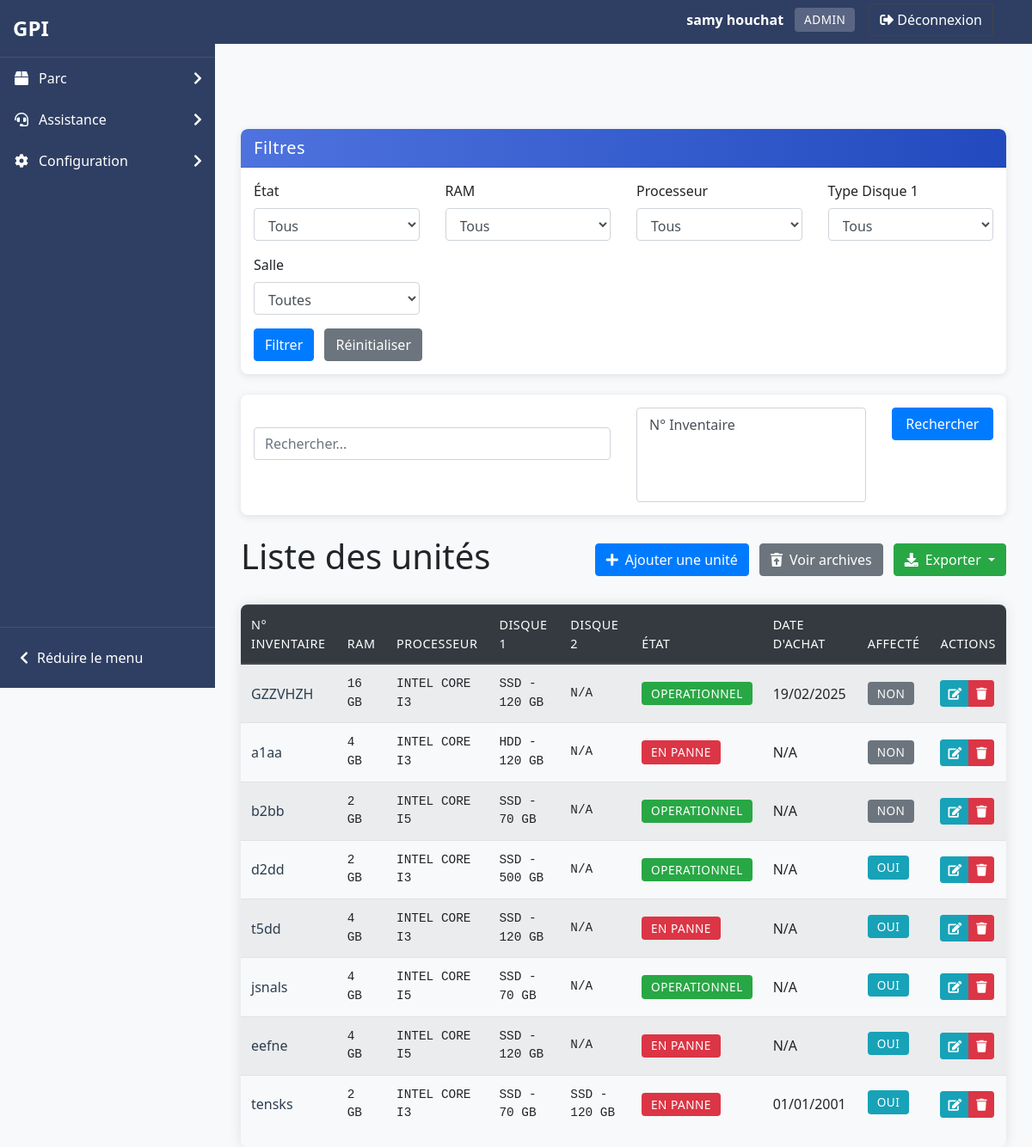
Page /pages/common/Gestion_unit.php (signed in) on the committed database.
### tables this page shows
CREATE TABLE IF NOT EXISTS `users` (
  `id_user` int NOT NULL AUTO_INCREMENT,
  `prenom` varchar(100) NOT NULL,
  `nom` varchar(100) NOT NULL,
  `email` varchar(255) NOT NULL,
  `password` varchar(255) NOT NULL,
  `id_role` int NOT NULL,
  `date_created` timestamp NULL DEFAULT CURRENT_TIMESTAMP,
  `code_utilisateur` varchar(6) DEFAULT NULL,
  PRIMARY KEY (`id_user`),
  UNIQUE KEY `email` (`email`),
  UNIQUE KEY `code_utilisateur` (`code_utilisateur`),
  KEY `fk_users_role` (`id_role`),
  KEY `idx_code_utilisateur` (`code_utilisateur`)
);

CREATE TABLE IF NOT EXISTS `roles` (
  `id_role` int NOT NULL AUTO_INCREMENT,
  `role_name` varchar(50) NOT NULL,
  PRIMARY KEY (`id_role`),
  UNIQUE KEY `role_name` (`role_name`)
);

CREATE TABLE IF NOT EXISTS `unite` (
  `id_unite` int NOT NULL AUTO_INCREMENT,
  `numero_inventaire` varchar(255) NOT NULL,
  `ram` enum('2 GB','4 GB','8 GB','16 GB','32 GB','64 GB') NOT NULL,
  `processeur` enum('INTEL_CORE_I3','INTEL_CORE_I5','INTEL_CORE_I7','INTEL_CORE_I9','INTEL_XEON','INTEL_PENTIUM','INTEL_CELERON') NOT NULL,
  `disque_dur_1_type` enum('SSD','HDD') NOT NULL,
  `disque_dur_1_capacite` enum('70 GB','120 GB','500 GB') NOT NULL,
  `disque_dur_2_type` enum('SSD','HDD') DEFAULT NULL,
  `disque_dur_2_capacite` enum('70 GB','120 GB','500 GB') DEFAULT NULL,
  `etat` enum('Operationnel','En panne') DEFAULT 'Operationnel',
  `date_achat` date DEFAULT NULL,
  `date_ajout` datetime DEFAULT CURRENT_TIMESTAMP,
  `supprime_le` datetime DEFAULT NULL,
  `est_affecte` tinyint(1) DEFAULT '0',
  PRIMARY KEY (`id_unite`),
  UNIQUE KEY `numero_inventaire` (`numero_inventaire`)
);

### pages/common/Gestion_unit.php (the view, shortened to what this page needs)
<?php
require_once '../../includes/functions.php';
require_once '../../includes/filters.php';
afficherHeader('Gestion des Unités', 2);
try {
    $pdo = connectDB();
    $filters = [
        'ram' => $_GET['ram'] ?? '',
        'etat' => $_GET['etat'] ?? '',
        'id_salle' => $_GET['id_salle'] ?? '',
        'processeur' => $_GET['processeur'] ?? '',
        'disque_dur_1_type' => $_GET['disque_dur_1_type'] ?? ''
    ];
    $search = $_GET['search'] ?? '';
    echo getFilterForm('unite', $filters);
    $searchColumns = [
        'numero_inventaire' => 'N° Inventaire'
    ];
    echo getSearchForm($search, $searchColumns);
    $baseQuery = "SELECT u.*, p.nom_poste, p.id_salle, s.nom_salle,
                  CASE WHEN pu.id_poste IS NOT NULL THEN 1 ELSE 0 END as est_affecte
                  FROM unite u
                  LEFT JOIN poste_unite pu ON u.id_unite = pu.id_unite
                  LEFT JOIN poste p ON pu.id_poste = p.id_poste
                  LEFT JOIN salles s ON p.id_salle = s.id_salle
                  WHERE u.supprime_le IS NULL";
    $filterData = buildFilterQuery('unite', $filters);
    $finalQuery = $baseQuery . ($filterData['clause'] ? ' AND' . substr($filterData['clause'], 6) : '');
    if (!empty($search)) {
        $selectedColumns = $_GET['search_columns'] ?? [];
        $whereClauses = [];
        $searchParams = [];
        if (empty($selectedColumns) || in_array('all', $selectedColumns)) {
            $whereClauses = [
                "u.numero_inventaire LIKE ?",
                "u.processeur LIKE ?"
            ];
            $searchParams = array_fill(0, 2, "%$search%");
        } else {
            foreach ($selectedColumns as $column) {
                switch($column) {
                    case 'numero_inventaire':
                        $whereClauses[] = "u.numero_inventaire LIKE ?";
                        break;
                    case 'processeur':
                        $whereClauses[] = "u.processeur LIKE ?";
                        break;
                }
                $searchParams[] = "%$search%";
            }
        }
        if (!empty($whereClauses)) {
            $finalQuery .= " AND (" . implode(" OR ", $whereClauses) . ")";
            $params = array_merge($filterData['params'], $searchParams);
        }
    } else {
        $params = $filterData['params'];
    }
    $stmt = $pdo->prepare($finalQuery);
    $stmt->execute($params);
    $unites = $stmt->fetchAll();
?>
<div class="d-flex justify-content-between align-items-center mb-4">
    <h1>Liste des unités</h1>
    <div>
        <a href="../../includes/gestion.php?action=ajouter_unite" class="btn btn-primary mr-2"><i class="fas fa-plus mr-2"></i>Ajouter une unité</a>
        <a href="../archives/archives_unite.php" class="btn btn-secondary mr-2"><i class="fas fa-trash-restore mr-2"></i>Voir archives</a>
        <div class="dropdown d-inline-block">
            <button class="btn btn-success dropdown-toggle" type="button" id="exportDropdown" data-bs-toggle="dropdown" aria-expanded="false">
                <i class="fas fa-download mr-2"></i>Exporter
            </button>
        </div>
    </div>
</div>
<?php
    if (count($unites) > 0) {
?>
        <div class="table-responsive">
            <table class="table table-striped table-hover">
                <thead class="thead-dark">
                    <tr>
                        <th>N° Inventaire</th>
                        <th>RAM</th>
                        <th>Processeur</th>
                        <th>Disque 1</th>
                        <th>Disque 2</th>
                        <th>État</th>
                        <th>Date d'achat</th>
                        <th>Affecté</th>
                        <th>Actions</th>
                    </tr>
                </thead>
                <tbody>
<?php
        foreach ($unites as $unite) {
?>
                    <tr>
                        <td><?php echo htmlspecialchars($unite['numero_inventaire']); ?></td>
                        <td><?php echo htmlspecialchars($unite['ram']); ?></td>
                        <td><?php echo htmlspecialchars(str_replace('_', ' ', $unite['processeur'])); ?></td>
                        <td><?php echo htmlspecialchars($unite['disque_dur_1_type'] . ' - ' . $unite['disque_dur_1_capacite']); ?></td>
                        <td><?php echo ($unite['disque_dur_2_type'] ? htmlspecialchars($unite['disque_dur_2_type'] . ' - ' . $unite['disque_dur_2_capacite']) : 'N/A'); ?></td>
                        <td><span class="badge badge-<?php echo ($unite['etat'] === 'Operationnel' ? 'success' : 'danger'); ?>"><?php echo htmlspecialchars($unite['etat']); ?></span></td>
                        <td><?php echo ($unite['date_achat'] ? date('d/m/Y', strtotime($unite['date_achat'])) : 'N/A'); ?></td>
                        <td><span class="badge badge-<?php echo ($unite['est_affecte'] ? 'info' : 'secondary'); ?>"><?php echo ($unite['est_affecte'] ? 'Oui' : 'Non'); ?></span></td>
                        <td>
                            <div class="btn-group" role="group">
                                <a href="../../includes/gestion.php?action=modifier_unite&id=<?php echo $unite['id_unite']; ?>"
                                    class="btn btn-info btn-sm" title="Modifier">
                                    <i class="fas fa-edit"></i>
                                </a>
                                <a href="../../includes/gestion.php?action=supprimer_unite&id=<?php echo $unite['id_unite']; ?>"
                                    onclick="return confirm('Êtes-vous sûr de vouloir supprimer cette unité ?')"
                                    class="btn btn-danger btn-sm" title="Supprimer">
                                    <i class="fas fa-trash"></i>
                                </a>
                            </div>
                        </td>
                    </tr>
<?php
        }
?>
                </tbody>
            </table>
        </div>
<?php
    } else {
?>
        <div class="alert alert-info">Aucune unité trouvée.</div>
<?php
    }
} catch (PDOException $e) {
?>
    <div class="alert alert-danger">Une erreur est survenue : <?php echo htmlspecialchars($e->getMessage()); ?></div>
<?php
}
?>
<?php
afficherFooter();
?>

### includes/functions.php (shortened to what this page needs)
<?php
function connectDB() {
    $host = 'localhost';
    $db   = 'gpii';
    $user = 'root';
    $pass = '';
    $charset = 'utf8mb4';
    $dsn = "mysql:host=$host;dbname=$db;charset=$charset";
    $options = [
        PDO::ATTR_ERRMODE => PDO::ERRMODE_EXCEPTION,
        PDO::ATTR_DEFAULT_FETCH_MODE => PDO::FETCH_ASSOC
    ];
    return new PDO($dsn, $user, $pass, $options);
}
function afficherHeader($titre, $niveau = 1, $afficher_sidebar = true) {
    $prefix = str_repeat('../', $niveau);
    echo '<!DOCTYPE html>';
    echo '<html lang="fr">';
    echo '<head>';
    echo '<link rel="stylesheet" href="' . $prefix . 'assets/css/bootstrap.css">';
    echo '<link rel="stylesheet" href="' . $prefix . 'assets/css/custom.css">';
    echo '<link rel="stylesheet" href="https://cdnjs.cloudflare.com/ajax/libs/font-awesome/5.15.3/css/all.min.css">';
    echo '</head>';
    echo '<body>';
    if ($afficher_sidebar) {
        echo '<div class="sidebar-glpi">';
        echo '<div class="sidebar-header">';
        echo '<a href="' . $prefix . 'index.php" class="logo-container">';
        echo '<span class="logo-text">GPI</span>';
        echo '</a>';
        echo '</div>';
        echo '<nav class="sidebar-nav">';
        echo '<ul class="sidebar-menu">';
        if (isset($_SESSION['user_role']) && ($_SESSION['user_role'] == 1 || $_SESSION['user_role'] == 2)) {
            echo '<li class="sidebar-item">';
            echo '<a href="#" class="sidebar-link">';
            echo '<i class="fas fa-box sidebar-icon"></i>';
            echo '<span>Parc</span>';
            echo '<i class="fas fa-chevron-right sidebar-arrow"></i>';
            echo '</a>';
            echo '</li>';
        }
        echo '<li class="sidebar-item">';
        echo '<a href="#" class="sidebar-link">';
        echo '<i class="fas fa-headset sidebar-icon"></i>';
        echo '<span>Assistance</span>';
        echo '<i class="fas fa-chevron-right sidebar-arrow"></i>';
        echo '</a>';
        echo '</li>';
        if (isset($_SESSION['user_role']) && $_SESSION['user_role'] == 1) {
            echo '<li class="sidebar-item">';
            echo '<a href="#" class="sidebar-link">';
            echo '<i class="fas fa-cog sidebar-icon"></i>';
            echo '<span>Configuration</span>';
            echo '<i class="fas fa-chevron-right sidebar-arrow"></i>';
            echo '</a>';
            echo '</li>';
        }
        echo '</ul>';
        echo '</nav>';
        echo '<div class="sidebar-footer">';
        echo '<button class="btn-collapse" id="collapseMenu">';
        echo '<i class="fas fa-chevron-left"></i>';
        echo '<span>Réduire le menu</span>';
        echo '</button>';
        echo '</div>';
        echo '</div>';
    }
    echo '<nav class="navbar navbar-expand-lg navbar-dark bg-primary mb-4" style="position: relative;">';
    echo '<div class="container d-flex justify-content-between align-items-center">';
    echo '<a class="navbar-brand" href="' . $prefix . 'index.php">GPI</a>';
    echo '<div class="d-flex align-items-center">';
    if (isset($_SESSION['user_id'])) {
        $pdo = connectDB();
        $stmt = $pdo->prepare("SELECT u.nom, u.prenom, r.role_name FROM users u JOIN roles r ON u.id_role = r.id_role WHERE u.id_user = ?");
        $stmt->execute([$_SESSION['user_id']]);
        $user = $stmt->fetch();
        echo '<div class="navbar-user-info mr-3">';
        echo '<span class="user-name text-white mr-2">' . htmlspecialchars($user['prenom'] . ' ' . $user['nom']) . '</span>';
        echo '<span class="user-role badge badge-light">' . htmlspecialchars($user['role_name']) . '</span>';
        echo '</div>';
        echo '<a href="' . $prefix . 'includes/logout.php" class="btn btn-outline-light"><i class="fas fa-sign-out-alt mr-1"></i>Déconnexion</a>';
    } else {
        echo '<a href="' . $prefix . 'index.php" class="btn btn-outline-light"><i class="fas fa-sign-in-alt mr-1"></i>Connexion</a>';
    }
    echo '</div>';
    echo '</div>';
    echo '</nav>';
    if ($afficher_sidebar) {
        echo '<div class="container" style="margin-top: 20px;">';
    } else {
        echo '<div class="container-fluid" style="margin-top: 20px;">';
    }
}
function afficherFooter() {
    echo '</div>';
    echo '</body>';
    echo '</html>';
}
        ?>

### assets/css/custom.css (style rules this page uses)
body { margin: 0; padding: 0; font-family: Arial, sans-serif; overflow-x: hidden; transition: all 0.3s ease; }
body .container { width: calc(100% - 30px); max-width: 1140px; margin-top: 70px; margin-left: auto; margin-right: auto; transition: all 0.3s ease; }
body:not(.sidebar-collapsed) { padding-left: 250px; }
.user-name { color: #fff; }
.user-role { background-color: rgba(255, 255, 255, 0.2); color: #fff; }
.btn-outline-light { border-color: #444; color: #fff; }
.navbar-brand { color: #fff !important; font-weight: bold; }
.navbar-user-info { display: flex; align-items: center; }
.sidebar-glpi { width: 250px; background-color: #2f3f63; color: white; height: 100vh; position: fixed; left: 0; top: 0; z-index: 1000; transition: all 0.3s ease; display: flex; flex-direction: column; }
.sidebar-header { padding: 15px; border-bottom: 1px solid rgba(255, 255, 255, 0.1); }
.logo-container { display: flex; align-items: center; text-decoration: none; color: white; }
.logo-text { font-size: 24px; font-weight: bold; color: white; }
.sidebar-nav { flex: 1; overflow-y: auto; padding-bottom: 20px; }
.sidebar-menu { list-style: none; padding: 0; margin: 0; }
.sidebar-item { position: relative; }
.sidebar-link { display: flex; align-items: center; padding: 12px 15px; color: white; text-decoration: none; transition: all 0.3s ease; }
.sidebar-icon { width: 20px; margin-right: 10px; text-align: center; }
.sidebar-arrow { margin-left: auto; transition: transform 0.3s ease; }
.sidebar-footer { padding: 15px; border-top: 1px solid rgba(255, 255, 255, 0.1); }
.btn-collapse { display: flex; align-items: center; background: none; border: none; color: white; cursor: pointer; padding: 8px; width: 100%; text-align: left; }
.btn-collapse i { margin-right: 10px; }
.badge { font-weight: 500; padding: 0.4em 0.6em; border-radius: 4px; }
.badge-info { background-color: #17a2b8; color: white; font-size: 0.85rem; padding: 0.5em 0.7em; margin-bottom: 0.3rem; display: inline-block; }
body { font-family: 'Segoe UI', Tahoma, Geneva, Verdana, sans-serif; background-color: #f8f9fa; }
.table-responsive { box-shadow: 0 0 15px rgba(0, 0, 0, 0.1); border-radius: 8px; overflow: hidden; }
.table thead th { background-color: #343a40; color: white; border-bottom: 2px solid #454d55; }
.table td { vertical-align: middle; }
td:nth-child(2), td:nth-child(3), td:nth-child(4), td:nth-child(5) { font-family: 'Consolas', monospace; font-size: 0.9em; }
.badge { padding: 0.5em 0.8em; font-size: 0.85em; font-weight: 500; text-transform: uppercase; letter-spacing: 0.5px; }
.table-responsive { margin-top: 1rem; border-radius: 8px; box-shadow: 0 0 15px rgba(0,0,0,0.1); }
.table thead th { background-color: #343a40; color: white; font-weight: 500; text-transform: uppercase; font-size: 0.9em; letter-spacing: 0.5px; }
.table tbody tr { transition: background-color 0.2s ease; }
td:first-child { font-weight: 500; color: #2c3e50; }
.navbar { right: 250px; margin-right: -251px; }
.bg-primary { background-color: #2f3f63 !important; }

### rows in the picture
users: prenom+nom "samy houchat", id_role.role_name "ADMIN"
unite: numero_inventaire "GZZVHZH", ram "16 GB", processeur "INTEL CORE I3", disque_dur_1_type+disque_dur_1_capacite "SSD - 120 GB", shows "N/A", etat "OPERATIONNEL", date_achat "19/02/2025", shows "NON"
unite: numero_inventaire "a1aa", ram "4 GB", processeur "INTEL CORE I3", disque_dur_1_type+disque_dur_1_capacite "HDD - 120 GB", shows "N/A", etat "EN PANNE", shows "NON"
unite: numero_inventaire "b2bb", ram "2 GB", processeur "INTEL CORE I5", disque_dur_1_type+disque_dur_1_capacite "SSD - 70 GB", shows "N/A", etat "OPERATIONNEL", shows "NON"
unite: numero_inventaire "d2dd", ram "2 GB", processeur "INTEL CORE I3", disque_dur_1_type+disque_dur_1_capacite "SSD - 500 GB", shows "N/A", etat "OPERATIONNEL", shows "OUI"
unite: numero_inventaire "t5dd", ram "4 GB", processeur "INTEL CORE I3", disque_dur_1_type+disque_dur_1_capacite "SSD - 120 GB", shows "N/A", etat "EN PANNE", shows "OUI"
unite: numero_inventaire "jsnals", ram "4 GB", processeur "INTEL CORE I5", disque_dur_1_type+disque_dur_1_capacite "SSD - 70 GB", shows "N/A", etat "OPERATIONNEL", shows "OUI"
unite: numero_inventaire "eefne", ram "4 GB", processeur "INTEL CORE I5", disque_dur_1_type+disque_dur_1_capacite "SSD - 120 GB", shows "N/A", etat "EN PANNE", shows "OUI"
unite: numero_inventaire "tensks", ram "2 GB", processeur "INTEL CORE I3", disque_dur_1_type+disque_dur_1_capacite "SSD - 70 GB", disque_dur_2_type+disque_dur_2_capacite "SSD - 120 GB", etat "EN PANNE", date_achat "01/01/2001", shows "OUI"
